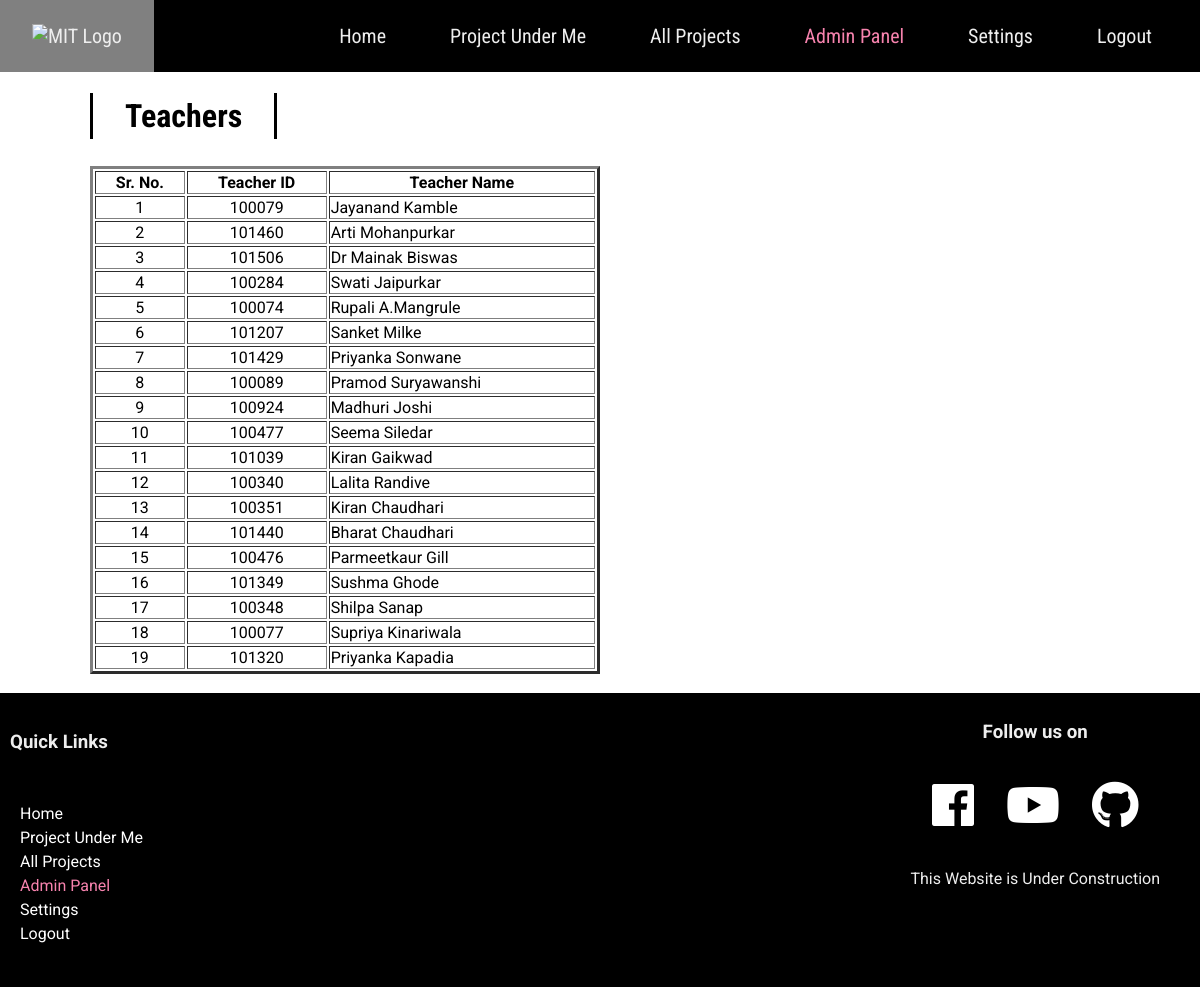
Screenshot of /teacherlist.php (signed in) with the database file from the repository.
### tables this page shows
CREATE TABLE `teacher` (
  `tid` int(10) NOT NULL,
  `teacherid` int(10) NOT NULL,
  `teachername` varchar(30) NOT NULL,
  `password` varchar(15) NOT NULL
);

### teacherlist.php (the view, shortened to what this page needs)
<!DOCTYPE html>
<html lang="en">
<head>
  <link rel="stylesheet" href="https://use.fontawesome.com/releases/v5.1.0/css/all.css"
>
  <link rel="stylesheet" href="style.css">
</head>
<body>
  <nav>
      <div id="logo-img">
          <a href="#">
              <img src="img/logo.png" alt="MIT Logo">
          </a>
      </div>
      <ul>
                <li>
                    <a href="admin.php">Home</a>
                </li>
                <li>
                   <a href="adminupdate.php">Project Under Me</a>
                </li>
                    <li>
                        <a href="all.php">All Projects</a>
                    </li>
                    <li>
                        <a class="active" href="adpal.php">Admin Panel</a>
                    </li>
                    <li>
                        <a href="#">Settings</a>
                    </li>
                    <li>
                        <a href="logout.php">Logout</a>
                    </li>
      </ul>
  </nav>
  <main>
    <h2 class="page-heading">Teachers</h2>
<?php
    $host="localhost";
    $dbUsername="root";
    $dbPassword="";
    $dbname="mitcse";
  $conn = new mysqli($host, $dbUsername, $dbPassword, $dbname);
  if (mysqli_connect_error()) {
    die('Connect Error('. mysqli_connect_error().')'. mysqli_connect_error());
  }
  else {
      $sql = "SELECT tid, teacherid, teachername, password FROM teacher";
      $result = $conn->query($sql);
if ($result->num_rows > 0) {
   echo " <table border= '3' style='width:50%'>
  <tr>
    <th>Sr. No.</th>
    <th>Teacher ID</th>
    <th>Teacher Name</th>
  </tr>";
if ($result->num_rows > 0) {
while($row = $result->fetch_assoc()) {
        echo '<tr><td align="center">' . $row["tid"]. '</td><td align="center">' . $row["teacherid"]. '</td><td align="left">' . $row["teachername"]. '</td></tr>';
      }
}
    echo "</table>";
  }
}
?>
</main><br>
    <footer>
        <div id="left-footer">
            <h3>Quick Links</h3>
            <p>
                <ul>
                    <li>
                        <a href="admin.html">Home</a>
                    </li>
                    <li>
                        <a href="adminupdate.php">Project Under Me</a>
                    </li>
                    <li>
                        <a href="ap.php">All Projects</a>
                    </li>
                    <li>
                        <a class="active" href="adpal.php">Admin Panel</a>
                    </li>
                    <li>
                        <a href="#">Settings</a>
                    </li>
                    <li>
                        <a href="logout.php">Logout</a>
                    </li>
                </ul>
            </p>
        </div>
        <div id="right-footer">
            <h3>Follow us on</h3>
            <div id="social-media-footer">
                <ul>
                    <li>
                        <a href="#">
                            <i class="fab fa-facebook"></i>
                        </a>
                    </li>
                    <li>
                        <a href="#">
                            <i class="fab fa-youtube"></i>
                        </a>
                    </li>
                    <li>
                        <a href="#">
                            <i class="fab fa-github"></i>
                        </a>
                    </li>
                </ul>
            </div>
            <p>This Website is Under Construction</p>
        </div>
    </footer>
</body>
</html>

### style.css (style rules this page uses)
* { box-sizing: border-box; }
body { font-family: "Roboto", sans-serif; margin: 0; }
p { line-height: 1.5; }
main { margin: 0 auto; }
a { text-decoration: none; color: black; }
nav { height: 72px; background: #000000; width: 100%; margin: 0; position: relative; font-family: "Roboto Condensed", sans-serif; font-size: 20px; display: flex; justify-content: space-between; padding: 0 16px 0 0; box-sizing: border-box; z-index: 100; }
nav a { padding: 0 32px; color: #eee; transition: 0.4s; }
nav ul { display: flex; list-style: none; justify-content: space-around; align-items: center; height: 100%; margin: 0; }
.active { color: #f783ae; }
#logo-img { display: flex; height: 100%; background: #030303; padding: 0; align-items: center; color: white; transition: 0.4s; }
#logo-img img { height: 76px; }
footer { background: black; padding: 10px 0 5px 0; color: #eee; display: flex; }
footer a { color: white; }
footer #left-footer { flex: 1; border-right: padding-left: 14px; }
footer #left-footer ul { padding: 20px; list-style: none; line-height: 1.5; }
footer #left-footer h3 { padding: 10px; list-style: none; }
footer #right-footer { padding: 0px; text-align: center; padding-right: 40px; }
footer #social-media-footer a .fa-facebook, footer #social-media-footer a .fa-youtube, footer #social-media-footer a .fa-github { color: white; transition: 0.4s; }
footer #social-media-footer ul { display: flex; list-style: none; justify-content: center; padding: 0; }
footer #social-media-footer ul li { font-size: 48px; padding: 16px; transition: 0.4s; }
.page-heading { font-size:32px; font-family:'Roboto Condensed', sans-serif; border-left:3px solid black; border-right:3px solid black; transition: all 0.4s; display:inline-block; padding:4px 32px; margin-top: 21px; }
@media (min-width: 720px) { main { width: 95%; } }
@media (min-width: 1200px) { main { width: 85%; } }

### rows the page displays
teacher: tid "1", teacherid "100079", teachername "Jayanand Kamble"
teacher: tid "2", teacherid "101460", teachername "Arti Mohanpurkar"
teacher: tid "3", teacherid "101506", teachername "Dr Mainak Biswas"
teacher: tid "4", teacherid "100284", teachername "Swati Jaipurkar"
teacher: tid "5", teacherid "100074", teachername "Rupali A.Mangrule"
teacher: tid "6", teacherid "101207", teachername "Sanket Milke"
teacher: tid "7", teacherid "101429", teachername "Priyanka Sonwane"
teacher: tid "8", teacherid "100089", teachername "Pramod Suryawanshi"
teacher: tid "9", teacherid "100924", teachername "Madhuri Joshi"
teacher: tid "10", teacherid "100477", teachername "Seema Siledar"
teacher: tid "11", teacherid "101039", teachername "Kiran Gaikwad"
teacher: tid "12", teacherid "100340", teachername "Lalita Randive"
teacher: tid "13", teacherid "100351", teachername "Kiran Chaudhari"
teacher: tid "14", teacherid "101440", teachername "Bharat Chaudhari"
teacher: tid "15", teacherid "100476", teachername "Parmeetkaur Gill"
teacher: tid "16", teacherid "101349", teachername "Sushma Ghode"
teacher: tid "17", teacherid "100348", teachername "Shilpa Sanap"
teacher: tid "18", teacherid "100077", teachername "Supriya Kinariwala"
teacher: tid "19", teacherid "101320", teachername "Priyanka Kapadia"
